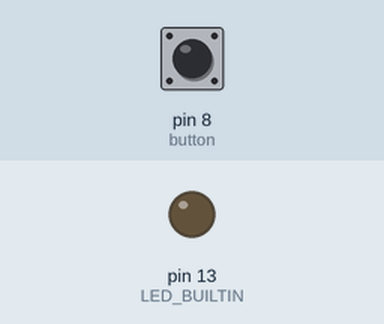
The sketch below on a simulated Arduino Uno, built with avr-gcc and run on an emulated ATmega328P. Parts: output pins drawn as LEDs (lit = HIGH). The test bench sets the inputs (shaded band); at power-on: pin 8 (button) HIGH.

Above: at 1.2 s.
1.3 s: pin 8 (button) pulled LOW for 0.15 s
At 1.37 s:
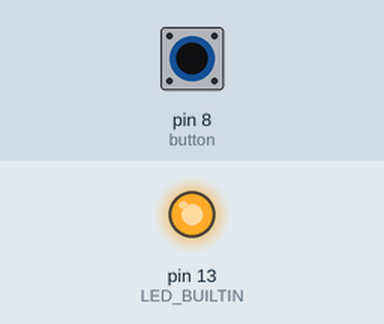
2.9 s: pin 8 (button) pulled LOW for 3.2 s
At 7.5 s:
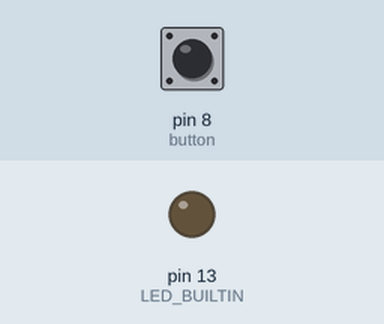
Timing chart, 0 to 9.0 s (numbered marks = the images above; inputs shaded):
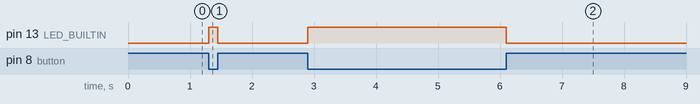

Measured:
- after the input at 1.3 s, pin 13 (LED_BUILTIN): LOW → HIGH at once, → LOW 0.15 s later
- after the input at 2.9 s, pin 13 (LED_BUILTIN): LOW → HIGH at once, → LOW 3.2 s later

The sketch:

testButton.ino
```cpp
/*
2018 Daniel Ricart Sanchez
Code for testing that the button works.
When the button is pressed the builtin LED lights.
*/

#define button 8

void setup() {
  // put your setup code here, to run once:
  pinMode(button, INPUT_PULLUP);
  pinMode(LED_BUILTIN, OUTPUT);
}

void loop() {
  // put your main code here, to run repeatedly:
  if (digitalRead(button)) {
    digitalWrite(LED_BUILTIN, LOW);   // turn the LED off (LOW is the voltage level)
  }
  else {
    digitalWrite(LED_BUILTIN, HIGH);   // turn the LED on (HIGH is the voltage level)
  }
}
```
